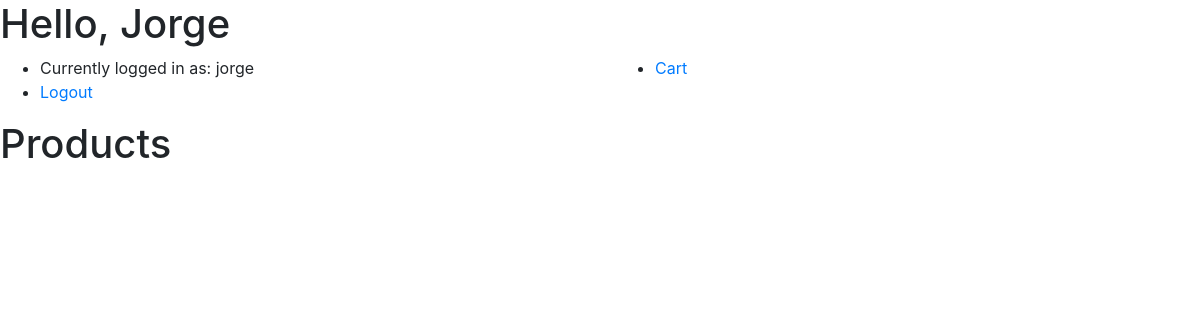
Page / (signed in) on the earlier database version.
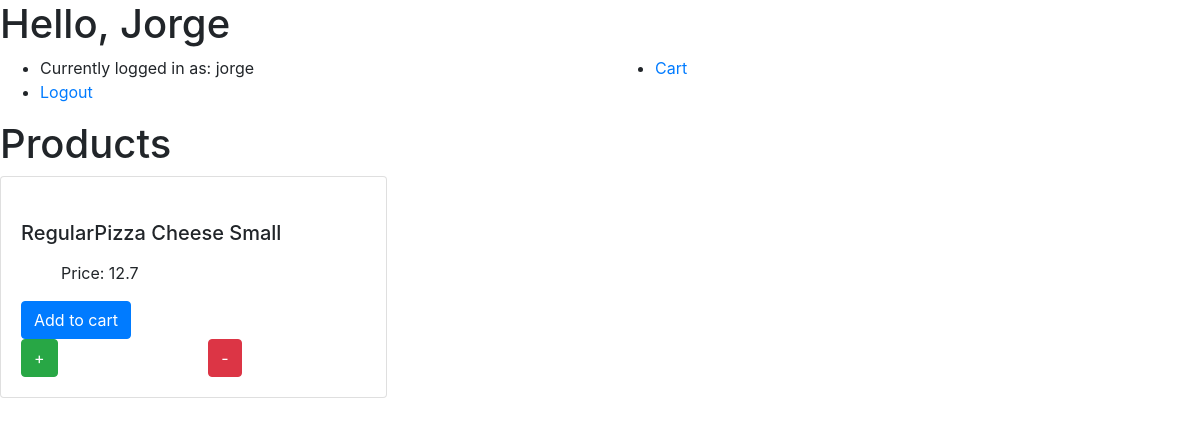
Same page on the later database version.
### orders/models.py (models this page shows)
class Product(models.Model):
    name = models.CharField(max_length=255)
    image = models.CharField(max_length=2550)
    price = models.FloatField()

### orders/views.py (the view)
# urls.py: path("", views.index, name="index")
def index(request):
    if not request.user.is_authenticated:
        return render(request, "login.html")
    context = {
        "products": Product.objects.all()
    }
    return render(request, "user.html", context)

### orders/templates/user.html (shortened to what this page needs)
{% extends "base.html" %}
{% block body %}
<h1>Hello, {{ user.first_name }}</h1>
<div class="row">
    <div class="col-sm">
      <ul>
          <li>Currently logged in as: {{ user.username }}</li>
          <li><a href="{% url 'logout' %}">Logout</a></li>
      </ul>
    </div>
    <div class="col-sm">
      <ul>
          <li><a href="{% url 'cart_detail' %}">Cart</a></li>
      </ul>
    </div>
</div>
<h1>Products</h1>
<div class="card-columns">
    {% for product in products %}
    <div class="card">
      <div class="card-body">
        <h5 class="card-title">{{ product.name }}</h5>
        <p class="card-text">
          <ul style="list-style-type:none">
              <li>Price: {{ product.price }}</li>
          </ul>
        </p>
        <a href="{% url 'cart_add' product.id %}" class="btn btn-primary">Add to cart</a>
        <div class="row">
            <div class="col-sm">
                <a href="{% url 'item_increment' product.id %}" class="btn btn-success">+</a>
            </div>
            <div class="col-sm">
                <a href="{% url 'item_decrement' product.id %}" class="btn btn-danger">-</a>
            </div>
        </div>
      </div>
    </div>
    {% endfor %}
</div>
{% endblock %}

Differences in the rows shown:
added Product: name "RegularPizza Cheese Small", price "12.7"
